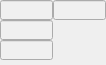
   <widget class="QWidget" name="widget_P_2" native="true">
    <property name="geometry">
     <rect>
      <x>360</x>
      <y>300</y>
      <width>106</width>
      <height>65</height>
     </rect>
    </property>
    <widget class="ReadOnlyLineEdit" name="Edit_kW_P_2">
     <property name="geometry">
      <rect>
       <x>0</x>
       <y>20</y>
       <width>53</width>
       <height>20</height>
      </rect>
     </property>
     <property name="cursor">
      <cursorShape>ArrowCursor</cursorShape>
     </property>
     <property name="mouseTracking">
      <bool>false</bool>
     </property>
     <property name="focusPolicy">
      <enum>Qt::NoFocus</enum>
     </property>
     <property name="acceptDrops">
      <bool>false</bool>
     </property>
     <property name="styleSheet">
      <string notr="true">font: 8pt &quot;Arial&quot;;
background-color: rgb(240, 240, 240);</string>
     </property>
     <property name="readOnly">
      <bool>true</bool>
     </property>
    </widget>
    <widget class="ReadOnlyLineEdit" name="Edit_Hz_P_2">
     <property name="geometry">
      <rect>
       <x>0</x>
       <y>0</y>
       <width>53</width>
       <height>20</height>
      </rect>
     </property>
     <property name="cursor">
      <cursorShape>ArrowCursor</cursorShape>
     </property>
     <property name="mouseTracking">
      <bool>false</bool>
     </property>
     <property name="focusPolicy">
      <enum>Qt::NoFocus</enum>
     </property>
     <property name="acceptDrops">
      <bool>false</bool>
     </property>
     <property name="styleSheet">
      <string notr="true">font: 8pt &quot;Arial&quot;;
background-color: rgb(240, 240, 240);</string>
     </property>
    </widget>
    <widget class="ReadOnlyLineEdit" name="Edit_Flow_P_2">
     <property name="geometry">
      <rect>
       <x>0</x>
       <y>40</y>
       <width>53</width>
       <height>20</height>
      </rect>
     </property>
     <property name="cursor">
      <cursorShape>ArrowCursor</cursorShape>
     </property>
     <property name="mouseTracking">
      <bool>false</bool>
     </property>
     <property name="focusPolicy">
      <enum>Qt::NoFocus</enum>
     </property>
     <property name="acceptDrops">
      <bool>false</bool>
     </property>
     <property name="styleSheet">
      <string notr="true">font: 8pt &quot;Arial&quot;;
background-color: rgb(240, 240, 240);</string>
     </property>
     <property name="readOnly">
      <bool>true</bool>
     </property>
    </widget>
    <widget class="ReadOnlyLineEdit" name="Edit_MOA_P_2">
     <property name="geometry">
      <rect>
       <x>53</x>
       <y>0</y>
       <width>53</width>
       <height>20</height>
      </rect>
     </property>
     <property name="cursor">
      <cursorShape>ArrowCursor</cursorShape>
     </property>
     <property name="mouseTracking">
      <bool>false</bool>
     </property>
     <property name="focusPolicy">
      <enum>Qt::NoFocus</enum>
     </property>
     <property name="acceptDrops">
      <bool>false</bool>
     </property>
     <property name="styleSheet">
      <string notr="true">font: 8pt &quot;Arial&quot;;
background-color: rgb(240, 240, 240);</string>
     </property>
     <property name="alignment">
      <set>Qt::AlignCenter</set>
     </property>
    </widget>
   </widget>
